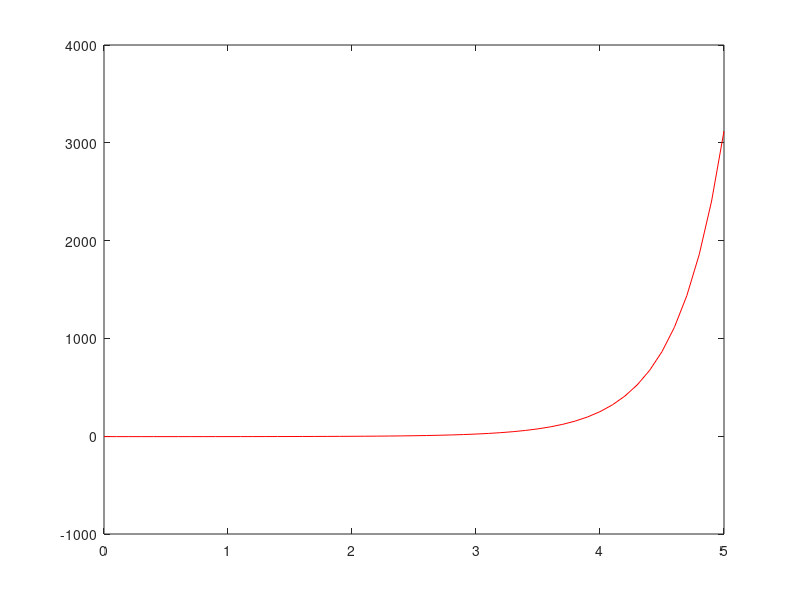

MATLAB code for this plot: (Note: this script raises an error after producing the figure.)
clear all
clc

xo = 0:0.1:5;
yo = xo.^xo - 5;

plot(xo,yo,'r'); hold on

xi = 5;

fx = xi^xi - 5;
fxdx = xi^xi * ( log(xi) + 1);

xj = xi - (fx)/fxdx;


e = 100;
time = 1;
while(e > 0.000000000000001 )
    xi = xj;
    
    fx = vpa(xi^xi - 5);
    fxdx = vpa(xi^xi * ( log(xi) + 1));
    
    xj = xi - fx/fxdx;
    e = abs((xi-xj)/xi)*100;
    
    time = time+1;
    
    m = [xi,xj];
    n = [fx,0];
    plot(m,n,'b'); hold on
    
end

xi





